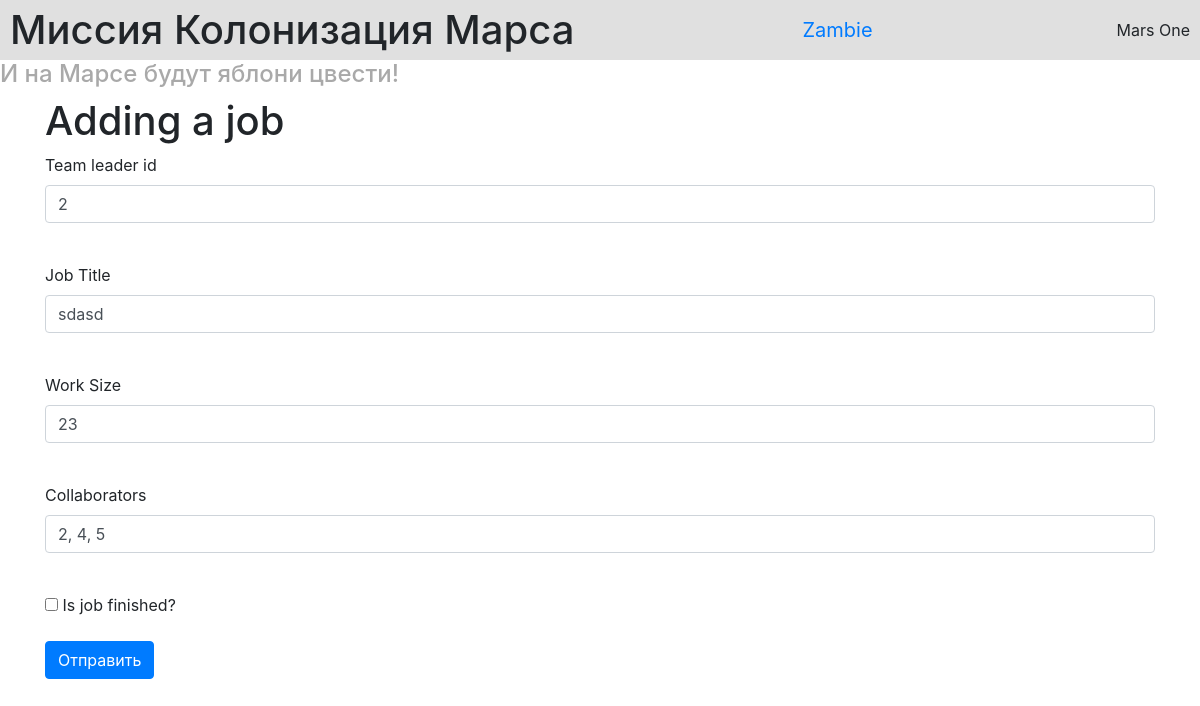
Page /addjob/1 (signed in) on the committed database.
### data/__all_models.py (models this page shows, shortened)
class User(SqlAlchemyBase, UserMixin, SerializerMixin):
    __tablename__ = 'users'
    id = Column(Integer, primary_key=True, autoincrement=True)
    name = Column(String)
    email = Column(String, unique=True)
    from_city = Column(String)
    hashed_password = Column(String)

class Jobs(SqlAlchemyBase, SerializerMixin):
    __tablename__ = 'jobs'
    id = Column(Integer, primary_key=True, autoincrement=True)
    team_leader = Column(Integer, ForeignKey('users.id'))
    job = Column(String)
    hazard_category = Column(Integer, ForeignKey("job_categories.id"))
    work_size = Column(Integer)
    collaborators = Column(String)
    start_date = Column(DateTime)
    end_date = Column(DateTime)
    is_finished = Column(Boolean)
    user = relationship('User')
    category = relationship('JobCategory')

### main.py (the view, shortened to what this page needs)
@app.route("/addjob/<int:job_id>", methods=["GET", "POST"])
@login_required
def edit_job(job_id):
    form = addJobForm()
    if request.method == "GET":
        session = db_session.create_session()
        job = session.query(Jobs).filter(Jobs.id == job_id, (Jobs.team_leader == current_user.id) | (current_user.id == 1)).first()
        if job:
            form.job.data = job.job
            form.team_leader.data = job.team_leader
            form.work_size.data = job.work_size
            form.collaborators.data = job.collaborators
        else:
            abort(404)
    return render_template("add_job.html", form=form)

### forms.py
class addJobForm(FlaskForm):
    team_leader = IntegerField("Team leader id", validators=[DataRequired()])
    job = StringField("Job Title", validators=[DataRequired()])
    work_size = IntegerField("Work Size", validators=[DataRequired()])
    collaborators = StringField("Collaborators", validators=[DataRequired()])
    is_finished = BooleanField("Is job finished?")
    submit = SubmitField("Отправить")

### data/db_session.py (called while the page is built)
def create_session() -> orm.Session:
    global __factory
    return __factory()

### main.py (called while the page is built)
@login_manager.user_loader
def load_user(user_id):
    db_sess = db_session.create_session()
    return db_sess.get(User,user_id)

### templates/add_job.html (shortened to what this page needs)
{% extends "base.html" %}
{% block new_job %}
    <h1>Adding a job</h1>
    <form action="" method="post">
        <p>
            {{ form.team_leader.label }}<br>
            {{ form.team_leader(class="form-control") }}<br>
        </p>
        <p>
            {{ form.job.label }}<br>
            {{ form.job(class="form-control") }}<br>
        </p>
        <p>
            {{ form.work_size.label }}<br>
            {{ form.work_size(class="form-control", type="number") }}<br>
        </p>
        <p>
            {{ form.collaborators.label }}<br>
            {{ form.collaborators(class="form-control") }}<br>
        </p>
        <p>{{ form.is_finished() }} {{ form.is_finished.label }} </p>
        <p>{{ form.submit(type="submit", class="btn btn-primary") }}</p>
    </form>
{% endblock %}

### templates/base.html (shortened to what this page needs)
<!DOCTYPE html>
<html lang="en">
<head>
    <link rel="stylesheet"
        href="https://stackpath.bootstrapcdn.com/bootstrap/4.4.1/css/bootstrap.min.css"
>
    <link rel="stylesheet" href="{{url_for('static', filename='css/style.css')}}">
</head>
<body>
    <header>
        <h1>Миссия Колонизация Марса</h1>
        {% if current_user.is_authenticated %}
            <a class="navbar-brand" href="/logout">{{ current_user.name }}</a>
        {% else %}
            <p>
                <a class="btn btn-primary " href="/register">Зарегистрироваться</a>
                <a class="btn btn-success" href="/login">Войти</a>
            </p>
        {% endif %}
        <p>Mars One</p>
    </header>
    <h4>И на Марсе будут яблони цвести!</h4>
    <div class="container">
        {% block new_job %}{% endblock %}
    </div>
</body>
</html>

### static/css/style.css (style rules this page uses)
h4 { color: darkgray; }
header { display: flex; justify-content: space-between; align-items: center; background-color: rgb(224, 224, 224); padding: 0px 10px; height: 60px; }
header h1, header p { margin: 0; line-height: 60px; }

### rows in the picture
User: name "Zambie"
Jobs: team_leader "2", job "sdasd", work_size "23", collaborators "2, 4, 5"
